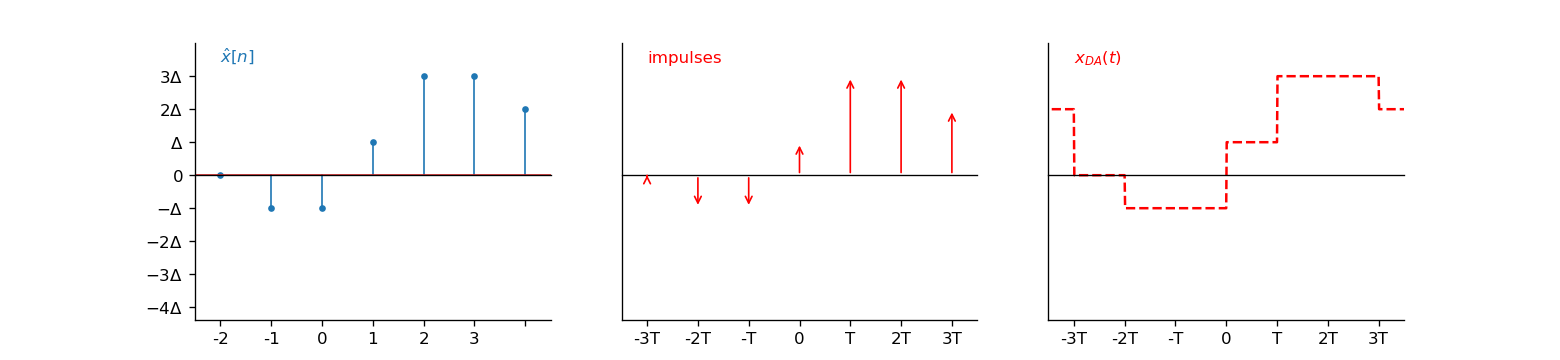

Reproduce this figure in Python.
import matplotlib.pyplot as plt
import numpy as np

def dummyStem(ax, x, y, clr):
    i = 0
    for xi in x:
        if y[i]>=0 :
            ax.annotate("", xy=(xi, y[i]), xytext=(xi, -.01), arrowprops=dict(arrowstyle='->', color=clr), color=clr)
        if y[i]<0 :
            ax.annotate("", xy=(xi, y[i]), xytext=(xi, .01), arrowprops=dict(arrowstyle='->', color=clr), color=clr)
        i += 1

def axesLNoAxis(ax):
    #ax.spines['left'].set_color('none')
    #ax.spines['bottom'].set_position('zero')
    ax.spines['top'].set_position('zero')
    ax.spines['right'].set_color('none')
    #ax.spines['top'].set_color('none')
    ax.yaxis.set_ticks([])
    ax.set_xlim(-7, 7)
    ax.set_ylim(-Xm-.2, Xm)

def axesL(ax):
    axesLNoAxis(ax)
    ax.xaxis.set_ticks([-6,-4, -2, 0, 2, 4, 6])
    ax.xaxis.set_ticklabels(["-3T", "-2T", "-T", "0", "T", "2T", "3T"])
    ax.yaxis.set_ticks([-Xm,-Xm+Delta, -Xm+2*Delta, -Xm+3*Delta, -Xm+4*Delta, -Xm+5*Delta, -Xm+6*Delta, -Xm+7*Delta])
    ax.yaxis.set_ticklabels([r"$-4\Delta$", r"$-3\Delta$", r"$-2\Delta$", r"$-\Delta$", r"$0$", r"$\Delta$", r"$2\Delta$", r"$3\Delta$"])

fig = plt.figure(figsize=(13, 3), dpi=120)
ax1, ax2, ax3 = fig.subplots(1, 3)

T = 2
f = lambda x: np.sin(.1*x+.8)+np.sin(.5*x)
hold = lambda x: np.floor(x/T)*T
g = lambda x: f(hold(x))
Xm = 2
Delta = 2.0*Xm/8
quant = lambda x: np.where(x<-Xm, -Xm, np.where(x<Xm-Delta, np.floor((x+(Delta/2))/Delta)*Delta, Xm-Delta))

x1 = np.arange(-10, 10, .02)
x2 = np.arange(-10, 10, 2)

holdy1 = g(x1)
quanty1 = quant(holdy1)
holdy2 = g(x2)
quanty2 = quant(holdy2)

axesLNoAxis(ax1)
markers1, stemlines1, baseline1 = ax1.stem(x2, quanty2)
plt.setp(markers1, 'markersize', 3)
plt.setp(stemlines1, 'linewidth', 1)
plt.setp(baseline1, 'linewidth', 1)
ax1.xaxis.set_ticklabels(["-3", "-2", "-1", "0", "1", "2", "3"])
ax1.yaxis.set_ticks([-Xm,-Xm+Delta, -Xm+2*Delta, -Xm+3*Delta, -Xm+4*Delta, -Xm+5*Delta, -Xm+6*Delta, -Xm+7*Delta])
ax1.yaxis.set_ticklabels([r"$-4\Delta$", r"$-3\Delta$", r"$-2\Delta$", r"$-\Delta$", r"$0$", r"$\Delta$", r"$2\Delta$", r"$3\Delta$"])
ax1.text(-6, 1.7, r"$\hat{x}[n]$", color='C0')

axesLNoAxis(ax2)
dummyStem(ax2, x2, quanty2, clr='r')
#plt.setp(markers2)
ax2.xaxis.set_ticks([-6,-4, -2, 0, 2, 4, 6])
ax2.xaxis.set_ticklabels(["-3T", "-2T", "-T", "0", "T", "2T", "3T"])
ax2.text(-6, 1.7, "impulses", color='r')

axesLNoAxis(ax3)
ax3.xaxis.set_ticks([-6,-4, -2, 0, 2, 4, 6])
ax3.xaxis.set_ticklabels(["-3T", "-2T", "-T", "0", "T", "2T", "3T"])
ax3.plot(x1, quanty1, linestyle='--', color='r')
ax3.text(-6, 1.7, r"$x_{DA}(t)$", color='r')

fig.savefig("DA.png", format='png')
plt.show()
